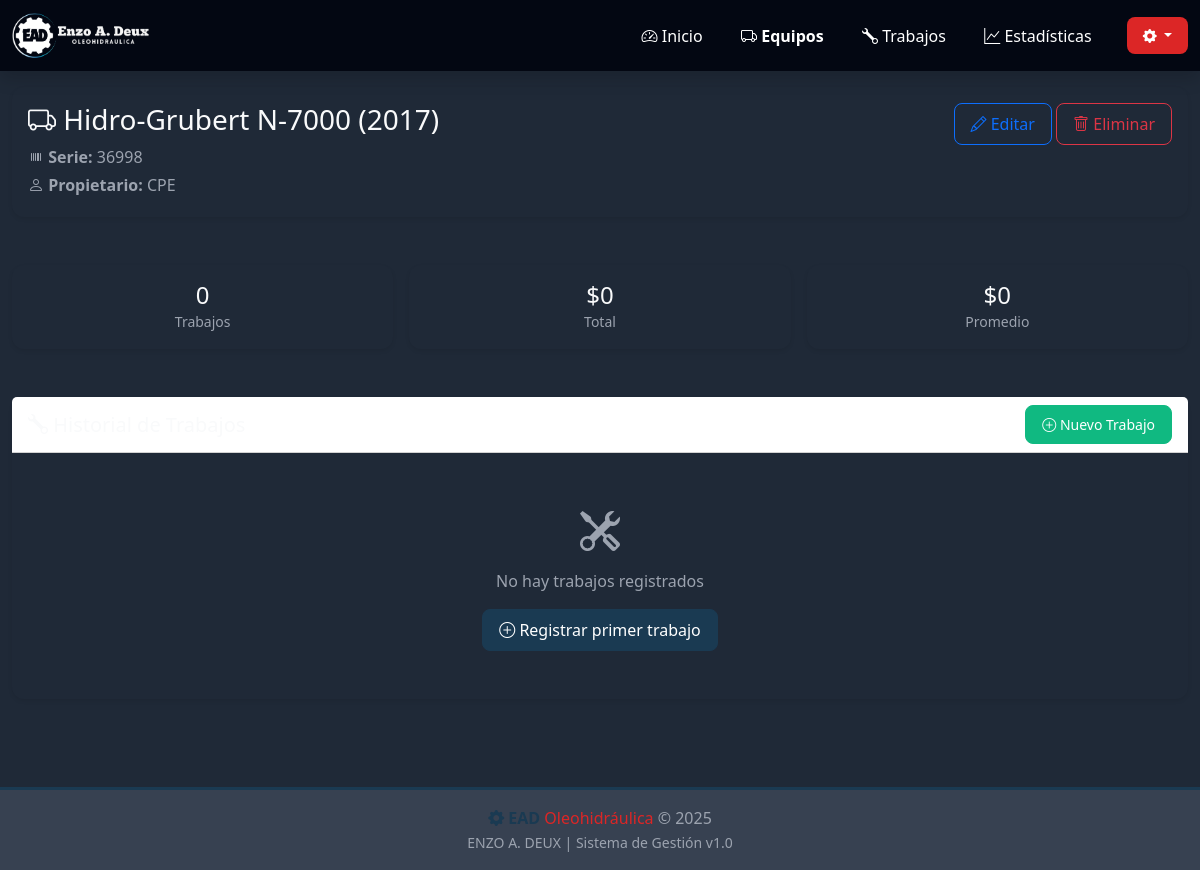
Before: /equipo/3 with the older database file.
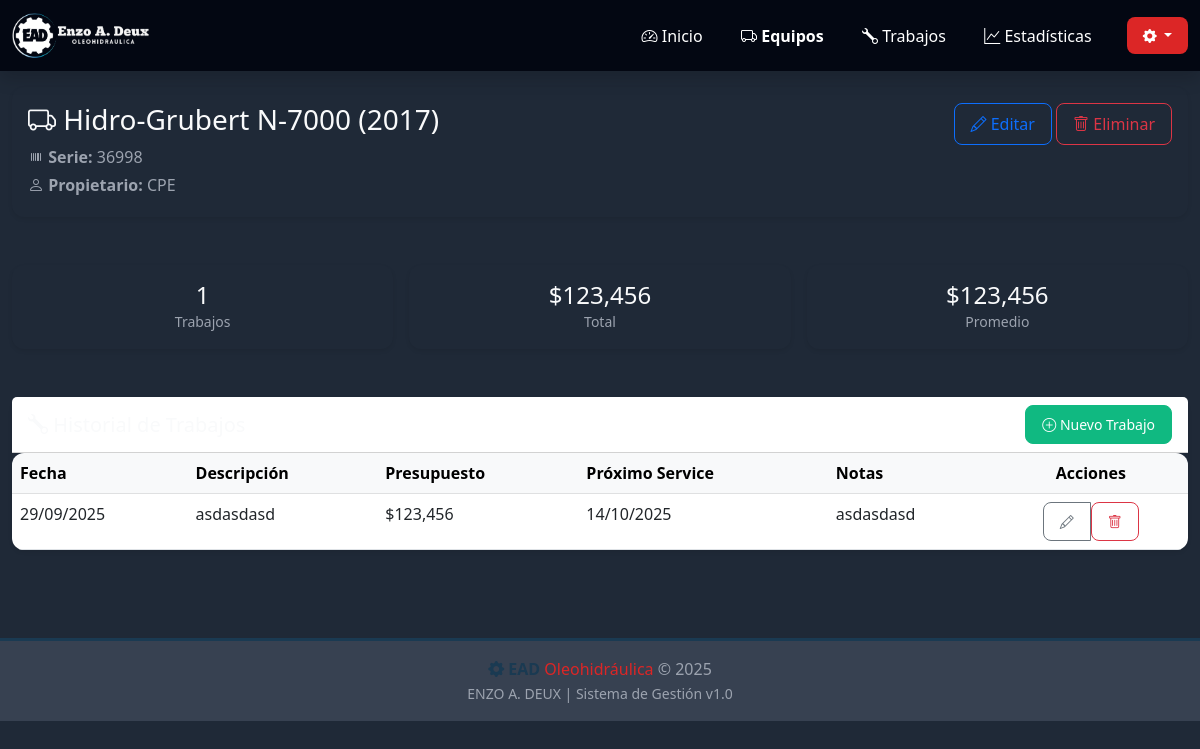
After: the same page with the newer database file.
### app_web.py (models this page shows)
class BaseModel(Model):
    class Meta:
        database = db

class Job(BaseModel):
    equipment = ForeignKeyField(Equipment, backref='jobs', on_delete='CASCADE')
    date_done = DateField()
    description = TextField()
    budget = FloatField(default=0.0)
    next_service_days = IntegerField(null=True)
    next_service_date = DateField(null=True)
    notes = TextField(null=True)

### app_web.py (the view)
@app.route('/equipo/<int:equipo_id>')
def equipo_detail(equipo_id):
    equipo = Equipment.get_by_id(equipo_id)
    trabajos = Job.select().where(Job.equipment == equipo).order_by(Job.date_done.desc())
    trabajos_list = []
    total_gastado = 0
    for job in trabajos:
        trabajos_list.append({
            'id': job.id,
            'date': job.date_done.strftime('%d/%m/%Y'),
            'description': job.description,
            'budget': job.budget,
            'next_service': job.next_service_date.strftime('%d/%m/%Y') if job.next_service_date else '-',
            'notes': job.notes or ''
        })
        total_gastado += job.budget
    promedio = total_gastado / len(trabajos_list) if trabajos_list else 0
    return render_template('equipo_detail.html',
                         equipo=equipo,
                         trabajos=trabajos_list,
                         total_gastado=total_gastado,
                         promedio=promedio)

### templates/equipo_detail.html (shortened to what the changed rows need)
{% extends "base.html" %}
{% block content %}
<div class="animate-slide">
    <div class="row g-3 mb-4">
        <div class="col-4">
            <div class="card text-center">
                <div class="card-body">
                    <h4 class="mb-0">{{ trabajos|length }}</h4>
                    <small class="text-muted">Trabajos</small>
                </div>
            </div>
        </div>
        <div class="col-4">
            <div class="card text-center">
                <div class="card-body">
                    <h4 class="mb-0">${{ "{:,.0f}".format(total_gastado) }}</h4>
                    <small class="text-muted">Total</small>
                </div>
            </div>
        </div>
        <div class="col-4">
            <div class="card text-center">
                <div class="card-body">
                    <h4 class="mb-0">${{ "{:,.0f}".format(promedio) }}</h4>
                    <small class="text-muted">Promedio</small>
                </div>
            </div>
        </div>
    </div>
    <div class="row">
        <div class="col-12">
            <div class="card">
                <div class="card-body p-0">
                    {% if trabajos %}
                    <div class="d-none d-md-block table-responsive">
                        <table class="table table-hover mb-0">
                            <thead class="table-light">
                                <tr>
                                    <th>Fecha</th>
                                    <th>Descripción</th>
                                    <th>Presupuesto</th>
                                    <th>Próximo Service</th>
                                    <th>Notas</th>
                                    <th class="text-center">Acciones</th>
                                </tr>
                            </thead>
                            <tbody>
                                {% for trabajo in trabajos %}
                                <tr>
                                    <td>{{ trabajo.date }}</td>
                                    <td>{{ trabajo.description }}</td>
                                    <td>${{ "{:,.0f}".format(trabajo.budget) }}</td>
                                    <td>{{ trabajo.next_service }}</td>
                                    <td>{{ trabajo.notes if trabajo.notes else '-' }}</td>
                                    <td class="text-center">
                                        <div class="btn-group">
                                            <a href="/trabajo/{{ trabajo.id }}/editar"
                                               class="btn btn-sm btn-outline-secondary">
                                                <i class="bi bi-pencil"></i>
                                            </a>
                                            <form method="post" action="/trabajo/{{ trabajo.id }}/eliminar"
                                                  onsubmit="return confirm('¿Eliminar este trabajo?')"
                                                  style="display: inline;">
                                                <button type="submit" class="btn btn-sm btn-outline-danger">
                                                    <i class="bi bi-trash"></i>
                                                </button>
                                            </form>
                                        </div>
                                    </td>
                                </tr>
                                {% endfor %}
                            </tbody>
                        </table>
                    </div>
                    {% else %}
                    <div class="text-center py-5 text-muted">
                        <i class="bi bi-tools fs-1"></i>
                        <p class="mt-2">No hay trabajos registrados</p>
                        <a href="/trabajo/nuevo/{{ equipo.id }}" class="btn btn-primary">
                            <i class="bi bi-plus-circle"></i> Registrar primer trabajo
                        </a>
                    </div>
                    {% endif %}
                </div>
            </div>
        </div>
    </div>
</div>
{% endblock %}

Changed rows visible on the page:
added Job: date "29/09/2025", description "asdasdasd", budget "123,456", next_service "14/10/2025", notes "asdasdasd"
Other visible differences:
{{ trabajos|length }}: "0" → "1"
{{ "{:,.0f}".format(total_gastado) }}: "0" → "123,456"
{{ "{:,.0f}".format(promedio) }}: "0" → "123,456"
text no longer shown: "No hay trabajos registrados Registrar primer trabajo"
text now shown: "Fecha Descripción Presupuesto Próximo Service Notas Acciones"
